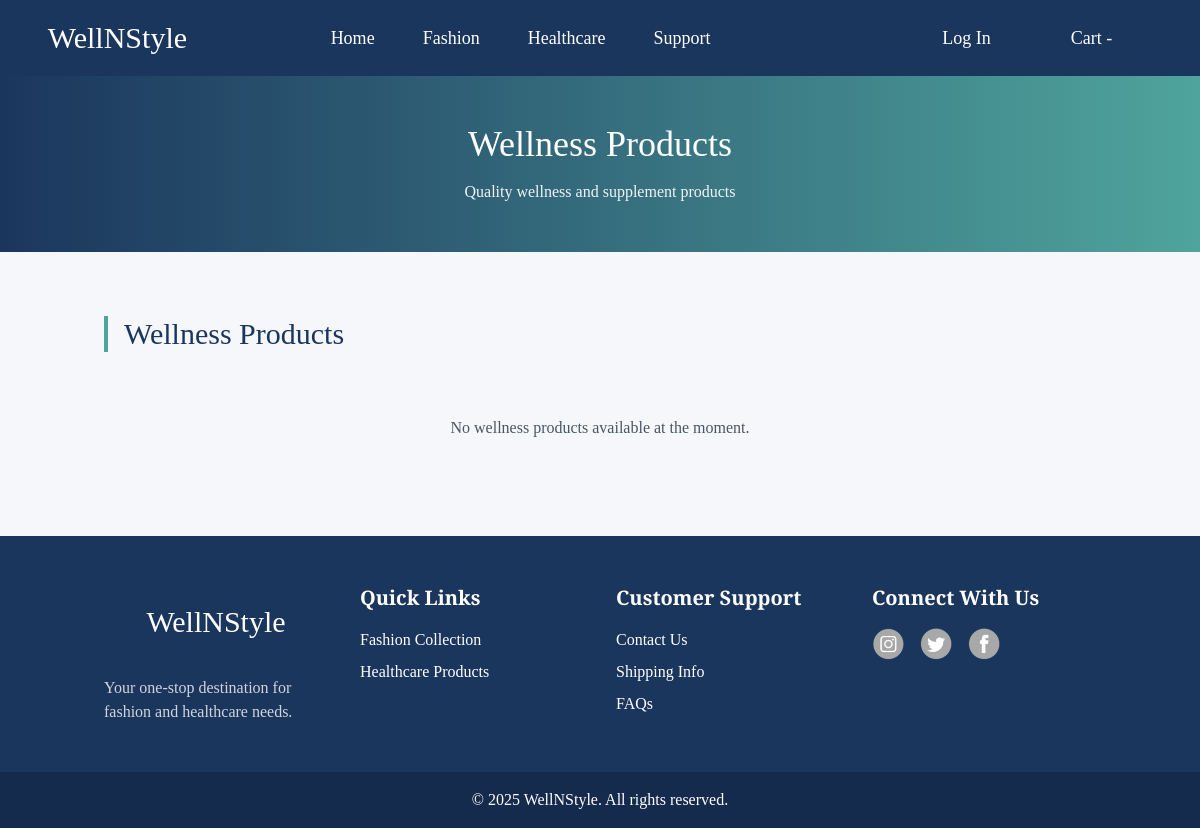
The page /wellness/ on the database as committed earlier.
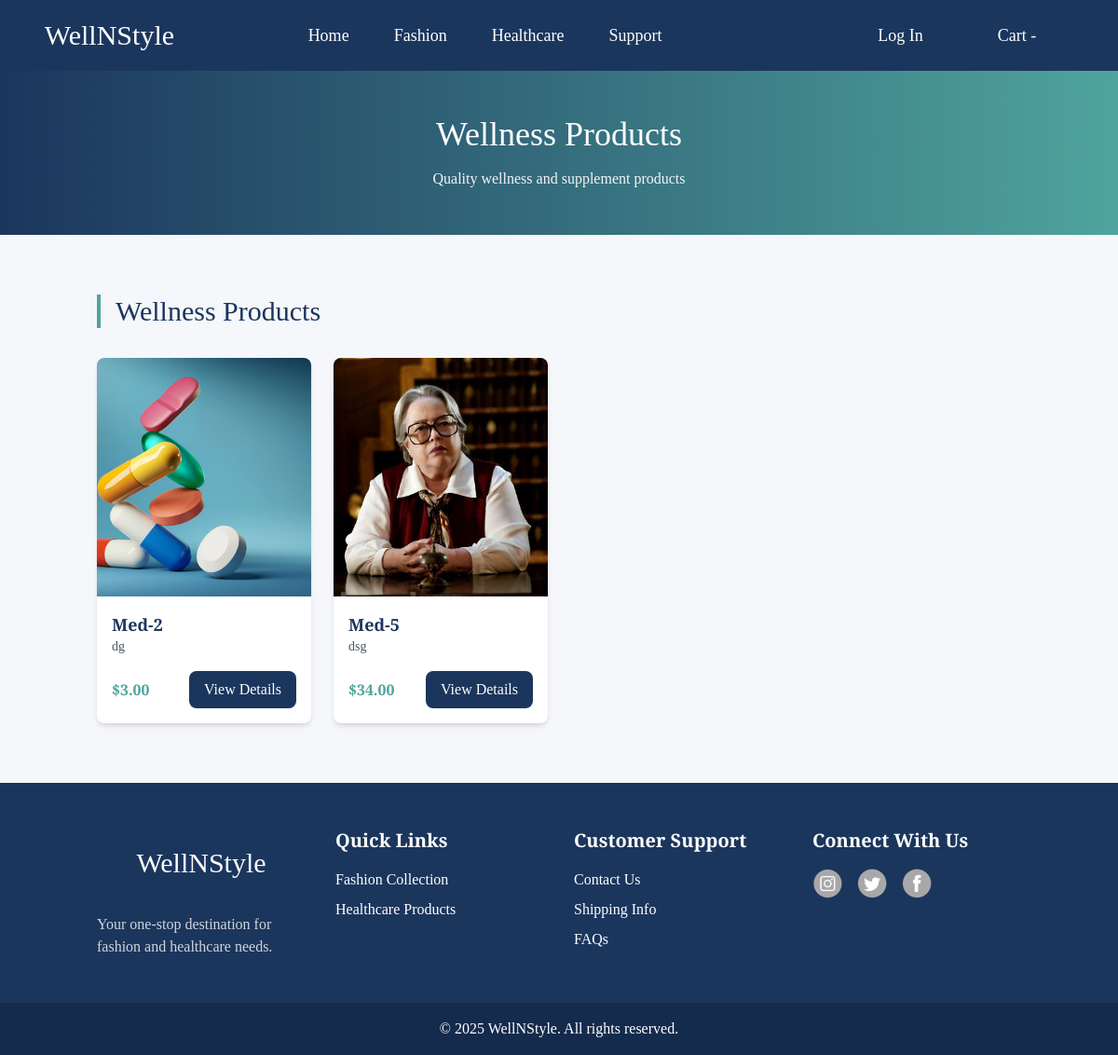
The same page on the database as committed later.
### ecom/models.py (models this page shows, shortened)
class Product(models.Model):
    name = models.CharField(max_length=255)
    description = models.TextField()
    price = models.DecimalField(max_digits=10, decimal_places=2)
    category = models.ForeignKey(Category, on_delete=models.CASCADE)
    image = models.ImageField(upload_to='product/img')
    stock_quantity = models.IntegerField()

### ecom/views.py (the view)
# urls.py: path('wellness/', wellness, name='wellness'),
def wellness(request):
    try:
        wellness_category = Category.objects.get(name="wellness")
        wellness_products = Product.objects.filter(category=wellness_category)
        return render(request, 'ecom/wellness.html', {
            "wellness": wellness_products,
        })
    except Category.DoesNotExist:
        return render(request, 'ecom/wellness.html', {
            "wellness": [],
        })

### ecom/templates/ecom/wellness.html (shortened to what this page needs)
{% extends 'ecom/base.html' %}
{% load static %}
{% block body %}
<div class="bg-gradient-to-r from-[#1B365D] to-[#4FA49D] py-12">
    <h1 class="text-4xl text-center text-white mb-4">Wellness Products</h1>
    <p class="text-center text-gray-100">Quality wellness and supplement products</p>
</div>
<section class="py-16 bg-[#F5F7FA]">
    <div class="container mx-auto px-4">
        <h2 class="text-3xl text-[#1B365D] mb-8 pl-4 border-l-4 border-[#4FA49D]">Wellness Products</h2>
        {% if wellness %}
        <div class="grid grid-cols-1 md:grid-cols-3 lg:grid-cols-4 gap-6">
            {% for product in wellness %}
            <div class="bg-white rounded-lg shadow-md overflow-hidden hover:shadow-xl transition-shadow">
                <a href="{% url 'product' product.id %}">
                    <img class="w-full h-64 object-cover" src="/media/{{product.image}}" alt="{{product.name}}">
                    <div class="p-4">
                        <h3 class="text-lg font-semibold text-[#1B365D]">{{product.name}}</h3>
                        <p class="text-gray-600 text-sm mb-2">{{product.description|truncatechars:100}}</p>
                        <div class="flex justify-between items-center mt-4">
                            <span class="text-[#4FA49D] font-bold">${{product.price}}</span>
                            <button class="bg-[#1B365D] text-white px-4 py-2 rounded-lg hover:bg-[#4FA49D] transition-colors">
                                View Details
                            </button>
                        </div>
                    </div>
                </a>
            </div>
            {% endfor %}
        </div>
        {% else %}
        <div class="text-center py-8">
            <p class="text-gray-600">No wellness products available at the moment.</p>
        </div>
        {% endif %}
    </div>
</section>
{% endblock %}

Rows that differ between the two databases and show on the page:
added Product: image (picture), name "Med-2", description "dg", price "3.00"
added Product: image (picture), name "Med-5", description "dsg", price "34.00"
Other text that changed with them:
text no longer shown: "No wellness products available at the moment."
